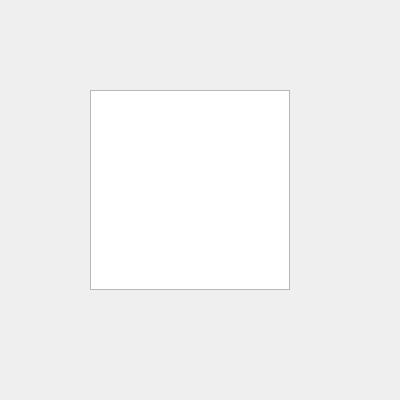
<?xml version="1.0" encoding="UTF-8"?>
<ui version="4.0">
 <class>Tshape</class>
 <widget class="QWidget" name="Tshape">
  <property name="geometry">
   <rect>
    <x>0</x>
    <y>0</y>
    <width>400</width>
    <height>400</height>
   </rect>
  </property>
  <property name="windowTitle">
   <string>Form</string>
  </property>
  <widget class="QTextEdit" name="textEdit">
   <property name="geometry">
    <rect>
     <x>90</x>
     <y>90</y>
     <width>200</width>
     <height>200</height>
    </rect>
   </property>
   <property name="font">
    <font>
     <family>Times New Roman</family>
     <pointsize>14</pointsize>
    </font>
   </property>
  </widget>
 </widget>
 <resources/>
 <connections/>
</ui>
